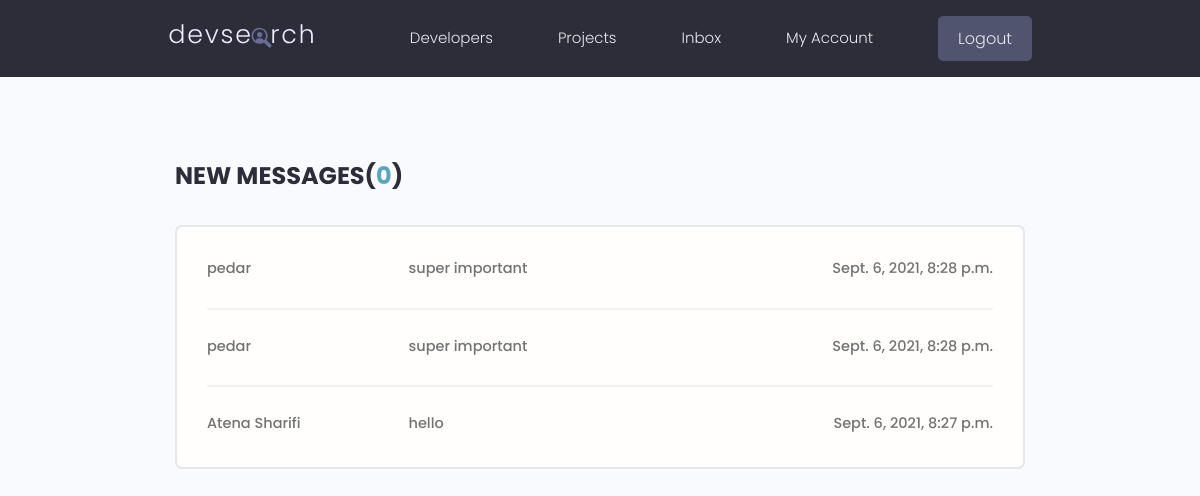
The page /inbox/ (signed in) on the database its author committed.
### users/models.py (models this page shows, shortened)
class Message(models.Model):
    sender = models.ForeignKey(Profile, null=True, blank=True, on_delete=models.SET_NULL)
    reciever = models.ForeignKey(Profile, null=True, on_delete=models.SET_NULL, related_name='messages')
    name = models.CharField(max_length=200, null=True, blank=True)
    subject = models.CharField(max_length=200, null=True, blank=True)
    email = models.EmailField(max_length=200, null=True, blank=True)
    body = models.TextField()
    is_read = models.BooleanField(default=False, null=True)
    creation_date = models.DateTimeField(auto_now_add=True)
    id = models.UUIDField(primary_key=True, unique=True, editable=False, default=uuid.uuid4)
    class Meta:
        ordering = ['is_read', '-creation_date']

### users/views.py (the view)
# urls.py: path('inbox/', views.inbox, name='inbox'),
@login_required(login_url='login')
def inbox(request):
    profile = request.user.profile
    allMessages = profile.messages.all()
    messageCount = allMessages.count()
    unreadMessages = profile.messages.filter(is_read=False).count()
    context = {'allMessages':allMessages, 'messageCount':messageCount, 'unreadMessages':unreadMessages}
    return render(request, 'users/inbox.html', context)

### users/templates/users/inbox.html
{% extends 'main.html' %}
{% block body %}
<main class="inbox my-xl">
    <div class="content-box">
      {% if messageCount == 0 %}
      <h3>You have no messages.</h3>
      {% else %}
      <h3 class="inbox__title">New Messages(<span>{{unreadMessages}}</span>)</h3>
      <ul class="messages">
        {% for message in allMessages %}
        {% if message.is_read == False %}
        <li class="message message--unread"/>
        {% else %}
        <li class="message"/>
        {% endif %}
        <a href="{% url 'message' message.id %}">
            <span class="message__author">{{message.name}}</span>
            <span class="message__subject">{{message.subject}}</span>
            <span class="message__date">{{message.creation_date}}</span>
        </a>
        {% endfor %}
      </ul>
      {% endif %}
    </div>
  </main>
{% endblock %}

### static/styles/app.css (style rules this page uses)
:root { --color-sub: #2d2d39; }
.content-box { width: 95%; max-width: 85rem; margin: 0 auto; }
.inbox { height: 90vh; }
.inbox__title, .inbox__title span { font-size: 2.4rem; font-weight: 700; color: var(--color-sub); text-transform: uppercase; text-align: left; margin-bottom: 3rem; }
.inbox__title span { color: var(--color-main); }
.messages { list-style: none; background: var(--color-white); padding: 0.5rem 3rem; border: 2px solid var(--color-light); border-radius: 0.7rem; }
.message { padding: 2.5rem 0; }
.message > a span { font-size: 1.45rem; font-weight: 500; }
.message:not(:last-child) { border-bottom: 2px solid var(--color-white-light); }
.message > a { display: flex; gap: 1rem; }
.message__author, .message__date { flex-basis: 25%; }
.message__subject { flex-basis: 50%; }
.message__date { text-align: right; }

### static/uikit/styles/modules/_variables.css (style rules this page uses)
:root { --color-main: #5aa5b9; --color-main-light: #e6faff; --color-sub: #3f4156; --color-sub-light: #51546e; --color-sub-lighter: #ededfd; --color-text: #737373; --color-gray: #8b8b8b; --color-light: #e5e7eb; --color-light-gray: #767676; --color-bg: #f8fafd; --color-white: #fffefd; --color-white-light: #f3f3f3; --color-success: #359e64; --color-success-bg: #def8e8; --color-error: #fc4b0b; --color-error-bg: #fff2ee; --font-base: 'Poppins', arial, helvetica, 'Segoe UI', roboto, ubuntu, sans-serif; --font-monospace: 'Fira Code', 'Courier New', courier, monospace; --font-regular: 300; --font-medium: 500; --font-bold: 700; --generic-shadow: 1px 1px 5px #00000010; --generic-transition: all 0.3s ease-in-out; }

### static/uikit/styles/modules/_base.css (style rules this page uses)
* { margin: 0; padding: 0; box-sizing: border-box; text-rendering: optimizeLegibility; color: inherit; font-size: inherit; }
html { font-size: 50%; }
@media only screen and (min-width: 480px) { html { font-size: 56.25%; } }
@media only screen and (min-width: 1200px) { html { font-size: 62.5%; } }
body { line-height: 1.6; font-weight: 400; font-size: 1.5rem; color: var(--color-text); background-color: var(--color-bg); min-height: 100vh; }

### static/uikit/styles/modules/_typography.css (style rules this page uses)
* { font-family: var(--font-base); }
h3 { font-size: 3.2rem; font-weight: var(--font-medium); }
p, span, strong { font-size: 1.6rem; color: var(--color-text); font-weight: var(--font-regular); }
a { padding-bottom: 2px; text-decoration: none; display: inline-block; color: var(--color-main); font-weight: var(--font-medium); }

### static/uikit/styles/modules/_utilities.css (style rules this page uses)
.my-xl { margin: 8rem auto; }

### rows shown on the page
Message: name "pedar", subject "super important", creation_date "Sept. 6, 2021, 8:28 p.m."
Message: name "pedar", subject "super important", creation_date "Sept. 6, 2021, 8:28 p.m."
Message: name "Atena Sharifi", subject "hello", creation_date "Sept. 6, 2021, 8:27 p.m."

### other values the page prints
{{ unreadMessages }} "0"
